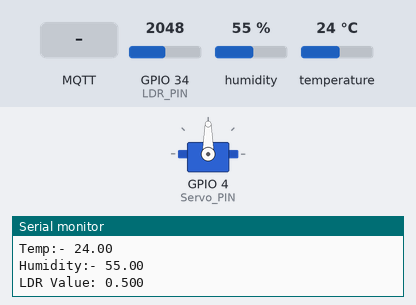
The sketch below on a simulated ESP32. Parts: servo, the last lines printed to the serial monitor. Inputs (shaded band) come from the test bench; at power-on: GPIO 34 (LDR_PIN) = 2048, humidity 55 %, temperature 24 °C. WiFi joins after 1.5 s; servers stay silent unless stated; a WiFi scan finds three made-up networks; no MQTT or app messages arrive unless stated.

Above: at 4.7 s.
4.8 s: MQTT message "lw-servo" arrives on the first subscribed topic
At 6.2 s:
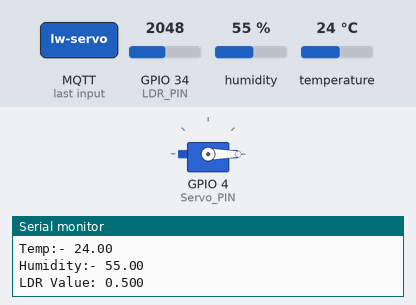
7.0 s: MQTT message "200" arrives on the first subscribed topic
At 8.7 s:
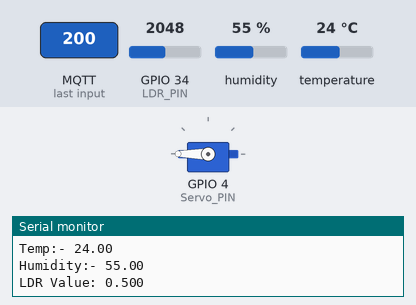
9.1 s: MQTT message "0" arrives on the first subscribed topic
At 10.8 s:
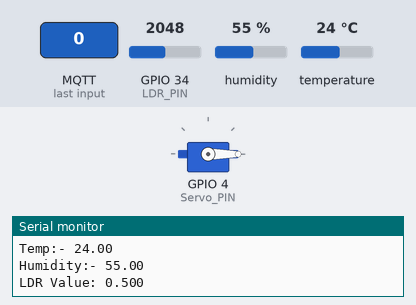
11.1 s: MQTT message "90" arrives on the first subscribed topic
At 12.3 s:
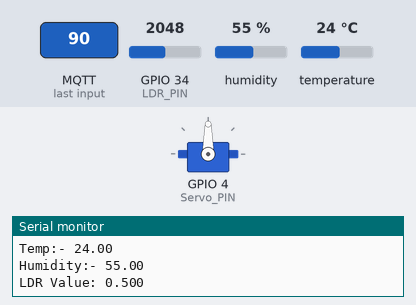
Timing chart, 0 to 14.1 s (numbered marks = the images above; inputs shaded):
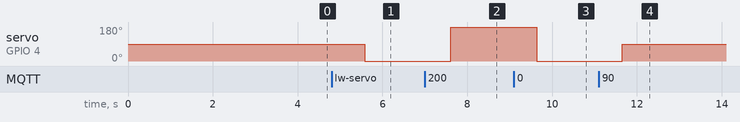

The sketch:

medibox_ESP32.ino
```cpp
#include <PubSubClient.h>
#include <WiFi.h>
#include "DHTesp.h"
#include <Servo.h>

const int DHT_PIN = 15;
const int LDR_PIN = 34; //LDR connected to ADC 34
const int Servo_PIN = 4;  // servo connected to pwm pin 4

Servo servo;

WiFiClient espClient;
PubSubClient mqttClient(espClient);
DHTesp dhtSensor;

char tempAr[6];
char humAr[6];
char ldrAr[6];

void setup() {
  // put your setup code here, to run once:
  Serial.begin(115200);
  setupWiFi();
  setupMQTT();
  dhtSensor.setup(DHT_PIN, DHTesp::DHT22); // seting up the sensor
  servo.attach(Servo_PIN);  // Attaches the servo on PIN 4
}

void loop() {
  // put your main code here, to run repeatedly:
  if (!mqttClient.connected()) {
    ConnectToBroker();
  }
  mqttClient.loop(); // All the messages checkings and publishes are done inside this

  // MQTT publish temp and hummidity
  updateTempAndHum();
  mqttClient.publish("lw-temp", tempAr);
  mqttClient.publish("lw-hum", humAr);

  // MQTT to publish LDR value
  updateLDR();
  mqttClient.publish("lw-ldr", ldrAr);


  delay(1000);
}

// Seting up the WiFi
void setupWiFi() {
  int n = WiFi.scanNetworks();
  for (int i = 0; i < n; i++) {
    Serial.print(1 + i);
    Serial.println(". SSID:- ");
    Serial.print(WiFi.SSID(i));
    Serial.println(" RSSI:- ");
    Serial.print(WiFi.RSSI(i));
  }

  WiFi.begin("Wokwi-GUEST", ""); //Put your wifi credentials or the best way is to use an Access Point and WiFiManager

  while (WiFi.status() !=  WL_CONNECTED) {
    delay(500);
    Serial.print(".");
  }
  Serial.println("");
  Serial.println("WiFi connected.");
  Serial.println("IP address: ");
  Serial.println(WiFi.localIP());
}

// setting up the MQTT
void setupMQTT() {
  mqttClient.setServer("test.mosquitto.org", 1883); //  https://test.mosquitto.org/
  mqttClient.setCallback(GetCallBack);  // When ever a msg is recieved, this function inside the brackets,
                                        // "GetCallBack" will be call.
                                        // We need to write that function according to our expectations
}

// function to connect to the broker
void ConnectToBroker() {
  while (!mqttClient.connected()) {
    Serial.println("Waiting for the MQTT connection...");
    if (mqttClient.connect("ESP-32-XXX...")) // If we are checking the authentication (1884 instead of 1883)
      // we have to put an id. If we are not using authentication, we just have to put a random string.
    {
      Serial.println("connected");
      mqttClient.subscribe("lw-servo"); // Need to give the topics of the subscribing fields here
    } else {
      Serial.println("Failed");
      Serial.print(mqttClient.state());
      delay(5000);
    }
  }
}

// updating Temperature and humidity
void updateTempAndHum() {
  TempAndHumidity data = dhtSensor.getTempAndHumidity();
  String(data.temperature, 2).toCharArray(tempAr, 6);
  String(data.humidity, 2).toCharArray(humAr, 6);
  Serial.println("Temp:- " + String(tempAr));
  Serial.println("Humidity:- " + String(humAr));
}

// updating the LDR value
void updateLDR(){
  float ldrval = (float)analogRead(LDR_PIN)/4095.0;
  String(ldrval, 3).toCharArray(ldrAr, 6);
  Serial.println("LDR Value: "+ String(ldrAr));
  }

// writing a function to proccess the recieved subscribed data
void GetCallBack(char* topic, byte* payload, unsigned int length){
  Serial.print("Message recieved [");
  Serial.print(topic);
  Serial.print("]");

  char payloadCharArr[length];
  for(int i =0; i< length; i++){
    Serial.print((char)payload[i]);
    payloadCharArr[i] = (char)payload[i];
    }
    Serial.print("\n");

    ServoControl(topic,payloadCharArr );  // function to control servo motor
  }

 // Controling function for servo
 void ServoControl(char* topic, char payloadCharArr[] ){
  if (strcmp(topic, "lw-servo")==0){
    int servo_ang = atoi(payloadCharArr); // value in between 0 - 180
    servo.write(servo_ang);
    }
  }
```

Measured:
- after the input at 4.8 s, servo on GPIO 4 (Servo_PIN): 90° → 0° after 0.78 s
- after the input at 7.0 s, servo on GPIO 4 (Servo_PIN): 0° → 180° after 0.61 s
- after the input at 9.1 s, servo on GPIO 4 (Servo_PIN): 180° → 0° after 0.53 s
- after the input at 11.1 s, servo on GPIO 4 (Servo_PIN): 0° → 90° after 0.56 s
